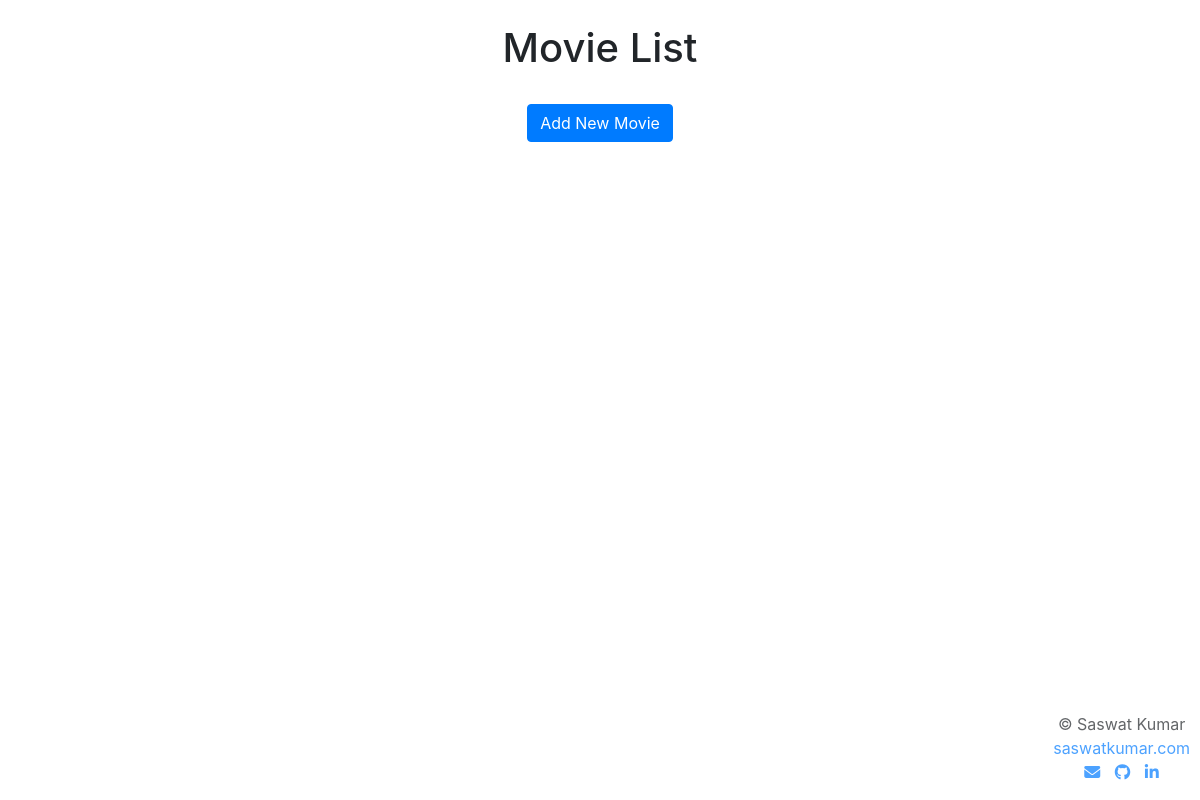
Before: / with the older database file.
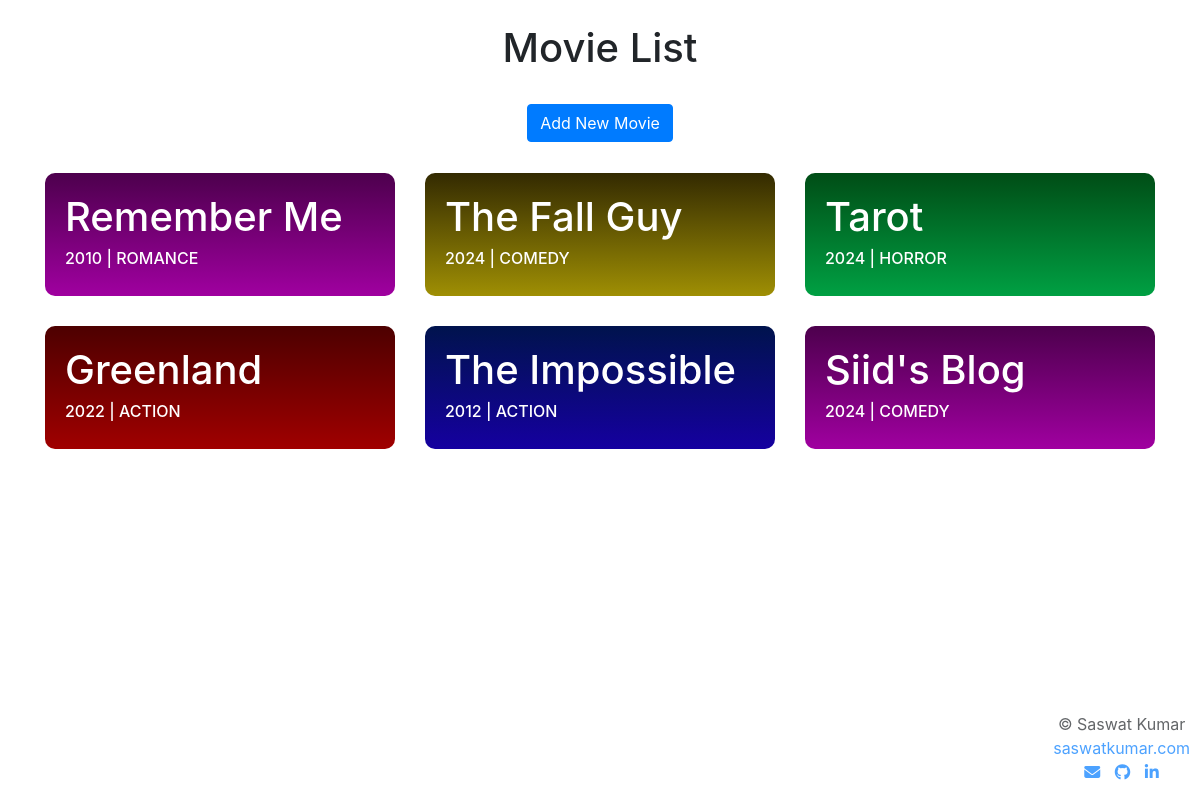
After: the same page with the newer database file.
### app/models.py (models this page shows, shortened)
class Movie(models.Model):
    title = models.CharField(max_length=200)
    description = models.TextField()
    release_year = models.PositiveIntegerField()
    genre = models.CharField(max_length=50, choices=GENRE_CHOICES)
    watched = models.BooleanField(default=False)
    rating = models.PositiveSmallIntegerField(null=True, blank=True)
    review = models.TextField(null=True, blank=True)

### app/views.py (the view)
# urls.py: path('', views.movie_list, name='movie_list'),
def movie_list(request):
    movies = Movie.objects.all().order_by('-id')
    return render(request, 'movie_list.html', {'movies': movies})

### app/templates/movie_list.html (shortened to what this page needs)
<!DOCTYPE html>
<html>
<head>
    <link rel="stylesheet" href="https://stackpath.bootstrapcdn.com/bootstrap/4.5.2/css/bootstrap.min.css">
    <link rel="stylesheet" href="https://cdnjs.cloudflare.com/ajax/libs/font-awesome/6.5.2/css/all.min.css" />
</head>
<body>
    <div class="container">
        <br>
        <h1 class="text-center">Movie List</h1>
        <br>
        <div class="text-center"><a href="{% url 'movie_create' %}" class="btn btn-primary">Add New Movie</a></div>
        <ul class="list-group mt-3">
            <div class="movie-cont row">
                {% for movie in movies %}
                <a class="col-lg-4 col-md-4 col-sm-6 col-12" href="{% url 'movie_detail' movie.id %}">
                    <div class="movie">
                        <h1>{{ movie.title }}</h1>
                    <h6>{{ movie.release_year }} | {{ movie.genre }}</h6>
                    </div>
                </a>
            {% endfor %}
            </div>
        </ul>
    </div>
    <div class="copyright" style="width: max-content; text-align: center; position: fixed; bottom: 0px; right: 10px; opacity: 0.7;">
        <p>&copy; Saswat Kumar<br><a href="https://saswatkumar.com" target="_blank">saswatkumar.com</a><br>
            <a href="mailto:saswatkumar059@gmail.com"><i class="fa-solid fa-envelope"></i></a>
            <a href="https://github.com/Saswat-Kumar-Pradhan" style="margin: auto 10px;"><i class="fa-brands fa-github"></i></a>
            <a href="https://www.linkedin.com/in/saswat-kumar-pradhan-559b9b1b0/"><i class="fa-brands fa-linkedin-in"></i></a></p>
    </div>
</body>
</html>

### app/templates/movie_list.html (style rules this page uses)
.movie { border-radius: 10px; background-image: linear-gradient(royalblue, rgb(126, 156, 247)); padding: 20px; color: white; margin: 15px auto; }
a { text-decoration: none !important; }
a:nth-last-child(5n+1) .movie { background: linear-gradient(rgb(77, 0, 77), rgb(160, 0, 160)); }
a:nth-last-child(5n+2) .movie { background: linear-gradient(rgb(0, 19, 77), rgb(21, 0, 160)); }
a:nth-last-child(5n+3) .movie { background: linear-gradient(rgb(77, 0, 0), rgb(160, 0, 0)); }
a:nth-last-child(5n+4) .movie { background: linear-gradient(rgb(0, 77, 22), rgb(0, 160, 67)); }
a:nth-last-child(5n) .movie { background: linear-gradient(rgb(51, 42, 1), rgb(159, 143, 4)); }

Changed rows visible on the page:
added Movie: title "Remember Me", release_year "2010", genre "ROMANCE"
added Movie: title "The Fall Guy", release_year "2024", genre "COMEDY"
added Movie: title "Tarot", release_year "2024", genre "HORROR"
added Movie: title "Greenland", release_year "2022", genre "ACTION"
added Movie: title "The Impossible", release_year "2012", genre "ACTION"
added Movie: title "Siid's Blog", release_year "2024", genre "COMEDY"
